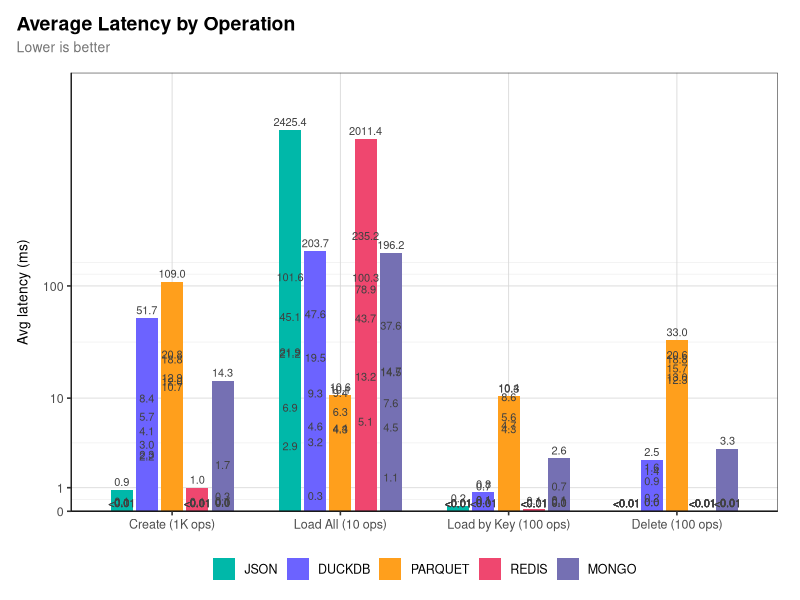
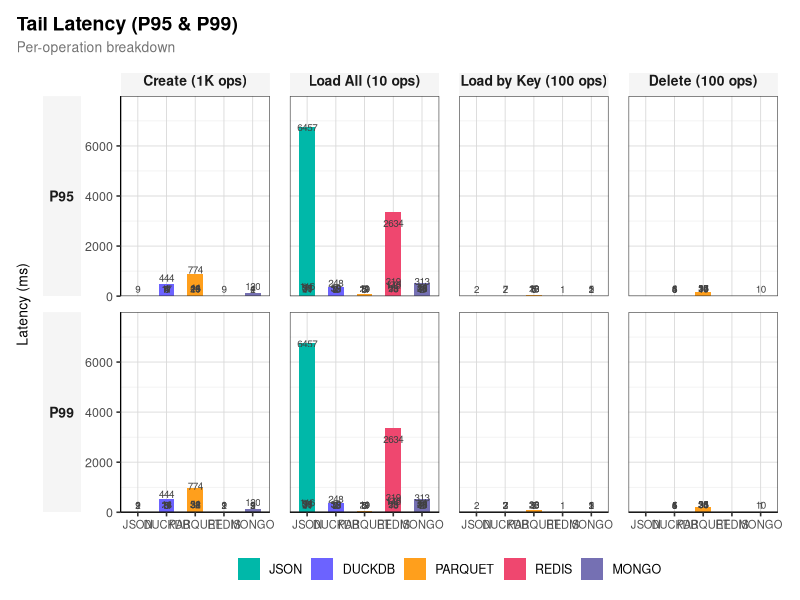
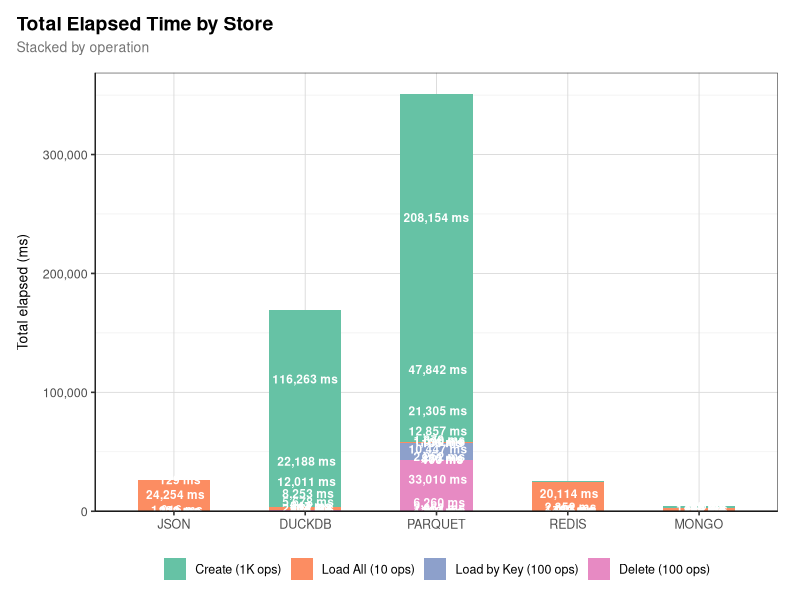

The R script that drew these images, in order:
library(ggplot2)
library(dplyr)
library(scales)

df <- read.csv("docs/store_analysis/results.csv", stringsAsFactors = FALSE)

store_colors <- c(
  JSON    = "#00B8A9",
  DUCKDB  = "#6C63FF",
  PARQUET = "#FF9F1C",
  REDIS   = "#EF476F",
  MONGO   = "#7570B3"
)

store_order <- c("JSON", "DUCKDB", "PARQUET", "REDIS", "MONGO")

op_labels <- c(
  create    = "Create (1K ops)",
  loadAll   = "Load All (10 ops)",
  loadByKey = "Load by Key (100 ops)",
  delete    = "Delete (100 ops)"
)

theme_bench <- theme_bw(base_size = 12) +
  theme(
    plot.title = element_text(face = "bold", size = 14, margin = margin(b = 4)),
    plot.subtitle = element_text(color = "grey45", size = 10, margin = margin(b = 12)),
    plot.title.position = "plot",
    axis.title = element_text(size = 10),
    axis.text = element_text(size = 9, color = "grey30"),
    axis.title.x = element_text(margin = margin(t = 8)),
    axis.title.y = element_text(margin = margin(r = 8)),
    axis.line = element_line(linewidth = 0.4),
    panel.grid.major = element_line(color = "grey85", linewidth = 0.3),
    panel.grid.minor = element_line(color = "grey92", linewidth = 0.2),
    panel.border = element_rect(fill = NA, linewidth = 0.4),
    legend.position = "bottom",
    legend.title = element_blank(),
    legend.text = element_text(size = 9),
    plot.margin = margin(12, 16, 8, 12),
    plot.background = element_rect(fill = "white", color = NA)
  )

df <- df %>%
  mutate(
    Store     = factor(Store, levels = store_order),
    Operation = factor(Operation, levels = names(op_labels), labels = op_labels)
  )

p1 <- df %>%
  ggplot(aes(x = Operation, y = Avg_ms, fill = Store)) +
  geom_col(position = position_dodge(width = 0.75), width = 0.65) +
  geom_text(
    aes(label = ifelse(Avg_ms >= 0.01, sprintf("%.1f", Avg_ms), "<0.01")),
    position = position_dodge(width = 0.75),
    vjust = -0.5, size = 2.8, color = "grey25"
  ) +
  scale_fill_manual(values = store_colors) +
  scale_y_continuous(
    trans  = pseudo_log_trans(base = 10),
    breaks = c(0, 1, 10, 100),
    labels = label_number(drop0trailing = TRUE),
    expand = expansion(mult = c(0, 0.15))
  ) +
  labs(
    title = "Average Latency by Operation",
    subtitle = "Lower is better",
    x = NULL, y = "Avg latency (ms)"
  ) +
  theme_bench

ggsave("docs/store_analysis/avg_latency.png", p1,
       width = 8, height = 5, dpi = 300, bg = "white")

tail_df <- rbind(
  df %>% mutate(Percentile = "P95", Latency = P95_ms) %>%
    select(Store, Operation, Percentile, Latency),
  df %>% mutate(Percentile = "P99", Latency = P99_ms) %>%
    select(Store, Operation, Percentile, Latency)
) %>%
  mutate(Percentile = factor(Percentile, levels = c("P95", "P99")))

p2 <- tail_df %>%
  ggplot(aes(x = Store, y = Latency, fill = Store)) +
  geom_col(width = 0.55) +
  geom_text(
    aes(label = ifelse(Latency > 0, sprintf("%.0f", Latency), "")),
    vjust = -0.4, size = 2.5, color = "grey25"
  ) +
  facet_grid(Percentile ~ Operation, scales = "free_y", switch = "y") +
  scale_fill_manual(values = store_colors) +
  scale_y_continuous(expand = expansion(mult = c(0, 0.18))) +
  labs(
    title = "Tail Latency (P95 & P99)",
    subtitle = "Per-operation breakdown",
    x = NULL, y = "Latency (ms)"
  ) +
  theme_bench +
  theme(
    strip.text.x = element_text(face = "bold", size = 10, margin = margin(b = 6)),
    strip.text.y.left = element_text(face = "bold", size = 10, angle = 0),
    strip.background = element_rect(fill = "grey96", color = NA),
    strip.placement = "outside",
    panel.spacing.x = unit(1, "lines"),
    panel.spacing.y = unit(0.8, "lines"),
    axis.text.x = element_text(size = 8)
  )

ggsave("docs/store_analysis/tail_latency.png", p2,
       width = 10, height = 5.5, dpi = 300, bg = "white")

p3 <- df %>%
  ggplot(aes(x = Store, y = Total_ms, fill = Operation)) +
  geom_col(width = 0.55) +
  geom_text(
    aes(label = ifelse(Total_ms >= 100, paste0(format(Total_ms, big.mark = ","), " ms"), "")),
    position = position_stack(vjust = 0.5),
    size = 3, fontface = "bold", color = "white",
    show.legend = FALSE
  ) +
  scale_fill_manual(
    values = c(
      "Create (1K ops)"       = "#66C2A5",
      "Load All (10 ops)"     = "#FC8D62",
      "Load by Key (100 ops)" = "#8DA0CB",
      "Delete (100 ops)"      = "#E78AC3"
    )
  ) +
  labs(
    title = "Total Elapsed Time by Store",
    subtitle = "Stacked by operation",
    x = NULL, y = "Total elapsed (ms)"
  ) +
  theme_bench +
  scale_y_continuous(
    labels = label_comma(),
    expand = expansion(mult = c(0, 0.05))
  )

ggsave("docs/store_analysis/total_time.png", p3,
       width = 7, height = 5, dpi = 300, bg = "white")

cat("Done\n")
